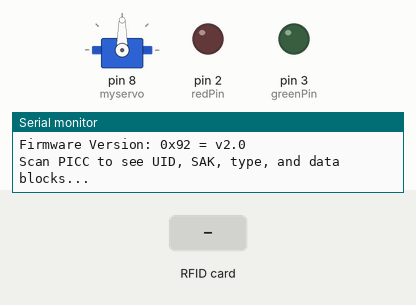
Bench run of a sketch on a simulated Arduino Uno, built with avr-gcc and run on an emulated ATmega328P. Parts: servo, output pins drawn as LEDs (lit = HIGH), the last lines printed to the serial monitor. Dashed ring = blinking. The test bench sets the inputs (shaded band). Pins used as bus, display or sensor lines are not drawn.

Above: at 1.2 s.
1.3 s: RFID card 30 E8 44 1A held to the reader
At 1.7 s:
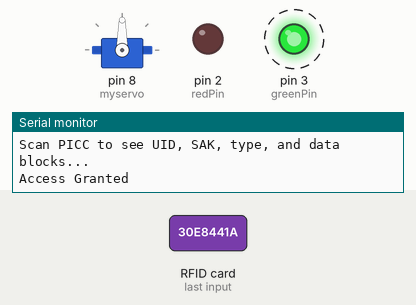
4.3 s: RFID card 5E 7A 19 C4 held to the reader
At 5.9 s:
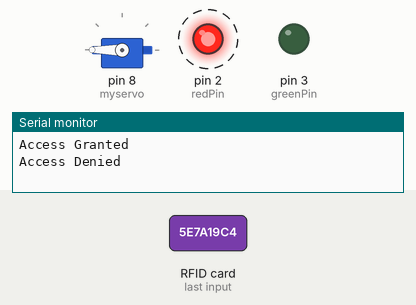
7.3 s: RFID card 30 E8 44 1A held to the reader
At 14.7 s:
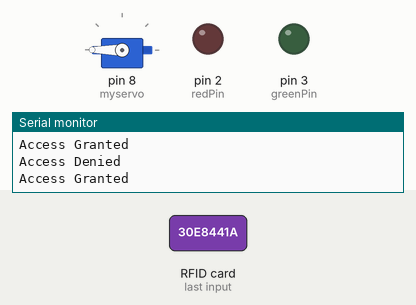
Timing chart, 0 to 16.2 s (numbered marks = the images above; inputs shaded):
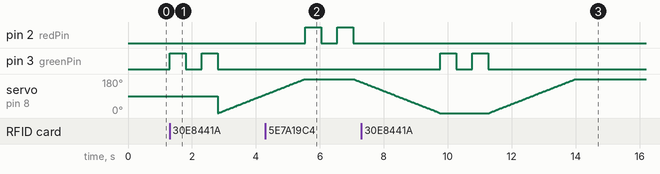

Measured:
- after the input at 1.3 s, pin 3 (greenPin): alternates HIGH for 0.50 s and LOW for 0.50 s, 4 changes in all, then stays LOW, starting at once
- after the input at 4.3 s, pin 2 (redPin): alternates HIGH for 0.50 s and LOW for 0.50 s, starting after 1.2 s
- after the input at 7.3 s, pin 3 (greenPin): alternates HIGH for 0.50 s and LOW for 0.50 s, 4 changes in all, then stays LOW, starting after 2.5 s

The sketch:

AccessCode.ino
```cpp
// (licence header left out)
#include <SPI.h>
#include <MFRC522.h>
#include <Servo.h>

#define RST_PIN         9          // Configurable, see typical pin layout above
#define SS_PIN          10         // Configurable, see typical pin layout above

//create servo object
Servo myservo;

int pos = 0; // variable to store the servo position

MFRC522 mfrc522(SS_PIN, RST_PIN);  // Create MFRC522 instance
byte accessUID[4] = {0x30, 0xE8, 0x44, 0x1A};

int redPin = 2; //pin for red LED
int greenPin = 3; // pin for green pin

void setup() {
  //pin mode for leds
  pinMode(greenPin, OUTPUT);
  pinMode(redPin, OUTPUT);

	Serial.begin(9600);		// Initialize serial communications with the PC
	while (!Serial);		// Do nothing if no serial port is opened (added for Arduinos based on ATMEGA32U4)
	SPI.begin();			// Init SPI bus
	mfrc522.PCD_Init();		// Init MFRC522
	delay(4);				// Optional delay. Some board do need more time after init to be ready, see Readme
	mfrc522.PCD_DumpVersionToSerial();	// Show details of PCD - MFRC522 Card Reader details
	Serial.println(F("Scan PICC to see UID, SAK, type, and data blocks..."));

  myservo.attach(8);  // attaches the servo on pin 9 to the servo object
}

void loop() {
	// Reset the loop if no new card present on the sensor/reader. This saves the entire process when idle.
	if ( ! mfrc522.PICC_IsNewCardPresent()) {
		return;
	}

	// Select one of the cards
	if ( ! mfrc522.PICC_ReadCardSerial()) {
		return;
	}

	// Dump debug info about the card; PICC_HaltA() is automatically called
	if(mfrc522.uid.uidByte[0] == accessUID[0] && mfrc522.uid.uidByte[1] == accessUID[1] && mfrc522.uid.uidByte[2] == accessUID[2]){
    Serial.println("Access Granted");
    blink(greenPin); //blink the greed LED
    for (pos = 0; pos <= 180; pos += 1) { // goes from 0 degrees to 180 degrees
    // in steps of 1 degree
    myservo.write(pos);              // tell servo to go to position in variable 'pos'
    delay(15);                       // waits 15ms for the servo to reach the position
  }
	}else{
    Serial.println("Access Denied");
    blink(redPin); //blink the red LED
    for (pos = 180; pos >= 0; pos -= 1) { // goes from 180 degrees to 0 degrees
    myservo.write(pos);              // tell servo to go to position in variable 'pos'
    delay(15);                       // waits 15ms for the servo to reach the position
  }

	}
 mfrc522.PICC_HaltA();
	}

// method that makes the led's blink when card is presented, this method will provide isntant feedback if the card presented was accepted.
void blink(int pin){
    digitalWrite(pin, HIGH); //will make the green light turn on
    delay(500);
    digitalWrite(pin, LOW); // turn off the green light after a second delay
    delay(500);
    digitalWrite(pin, HIGH); //will make the green light turn on
    delay(500);
    digitalWrite(pin, LOW); // turn off the green light after a second delay
  }
```
